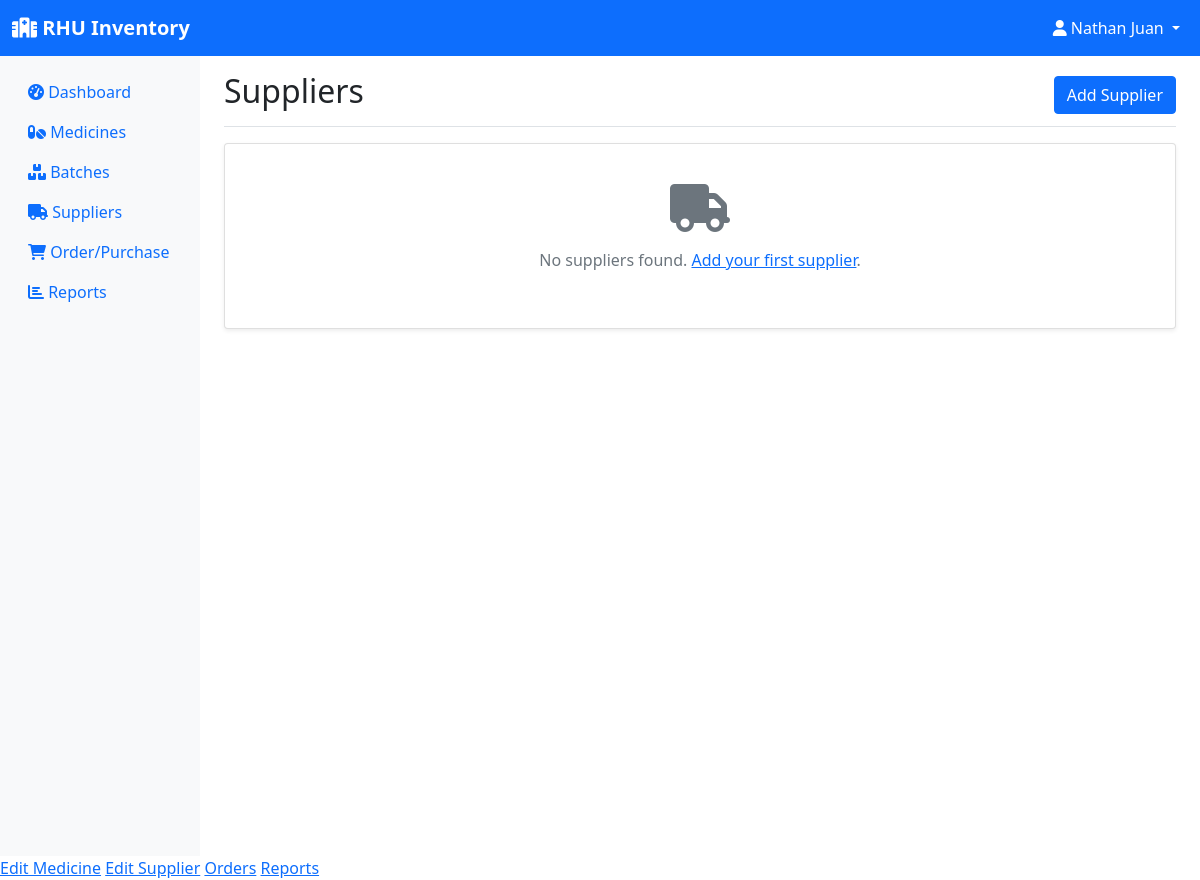
The page /suppliers (signed in) on the database as committed earlier.
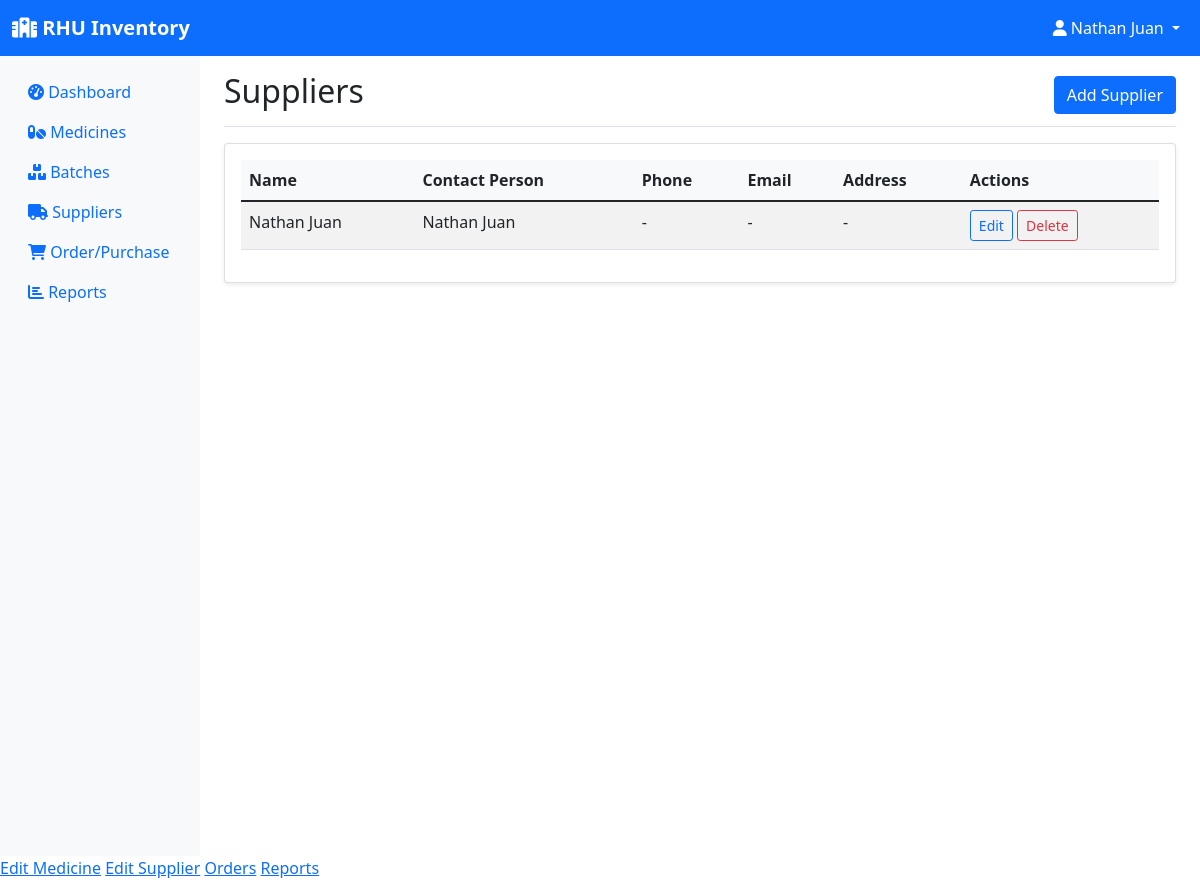
The same page on the database as committed later.
### models.py (models this page shows, shortened)
class Supplier(db.Model):
    id = db.Column(db.Integer, primary_key=True)
    name = db.Column(db.String(100), nullable=False)
    contact_person = db.Column(db.String(100))
    phone = db.Column(db.String(20))
    email = db.Column(db.String(120))
    address = db.Column(db.String(200))
    created_at = db.Column(db.DateTime, default=datetime.utcnow)
    medicines = db.relationship('Medicine', backref='supplier', lazy=True)
    orders = db.relationship('Order', backref='supplier', lazy=True)

### app.py (the view)
@app.route('/suppliers')
@login_required
def suppliers():
    suppliers = Supplier.query.all()
    return render_template('suppliers.html', suppliers=suppliers)

### app.py (called while the page is built)
@login_manager.user_loader
def load_user(user_id):
    return User.query.get(int(user_id))

### templates/suppliers.html (shortened to what this page needs)
{% extends "base.html" %}
{% block content %}
<div class="d-flex justify-content-between flex-wrap flex-md-nowrap align-items-center pt-3 pb-2 mb-3 border-bottom">
    <h1 class="h2">Suppliers</h1>
    {% if current_user.role != 'employee' %}
    <a href="{{ url_for('add_supplier') }}" class="btn btn-primary">
        Add Supplier
    </a>
    {% endif %}
</div>
<div class="card">
    <div class="card-body">
        {% if suppliers %}
        <div class="table-responsive">
            <table class="table table-striped">
                <thead>
                    <tr>
                        <th>Name</th>
                        <th>Contact Person</th>
                        <th>Phone</th>
                        <th>Email</th>
                        <th>Address</th>
                        <th>Actions</th>
                    </tr>
                </thead>
                <tbody>
                    {% for supplier in suppliers %}
                    <tr>
                        <td>{{ supplier.name }}</td>
                        <td>{{ supplier.contact_person or '-' }}</td>
                        <td>{{ supplier.phone or '-' }}</td>
                        <td>{{ supplier.email or '-' }}</td>
                        <td>{{ supplier.address or '-' }}</td>
                        <td>
                            {% if current_user.role != 'employee' %}
                            <a href="{{ url_for('edit_supplier', id=supplier.id) }}" class="btn btn-sm btn-outline-primary">
                                Edit
                            </a>
                            {% endif %}
                            <form method="POST" action="{{ url_for('delete_supplier', id=supplier.id) }}" class="d-inline"
                                  onsubmit="return confirm('Are you sure you want to delete this supplier?');">
                                {% if current_user.role == 'admin' %}
                                    <button type="submit" class="btn btn-sm btn-outline-danger">Delete</button>
                                {% endif %}
                            </form>
                        </td>
                    </tr>
                    {% endfor %}
                </tbody>
            </table>
        </div>
        {% else %}
        <div class="text-center py-4">
            <i class="fas fa-truck fa-3x text-muted mb-3"></i>
            <p class="text-muted">No suppliers found. <a href="{{ url_for('add_supplier') }}">Add your first supplier</a>.</p>
        </div>
        {% endif %}
    </div>
</div>
{% endblock %}

Rows that differ between the two databases and show on the page:
added Supplier: name "Nathan Juan", contact_person "Nathan Juan", phone "-", email "-", address "-"
Other text that changed with them:
text no longer shown: "No suppliers found. Add your first supplier ."
text now shown: "Name Contact Person Phone Email Address Actions"
